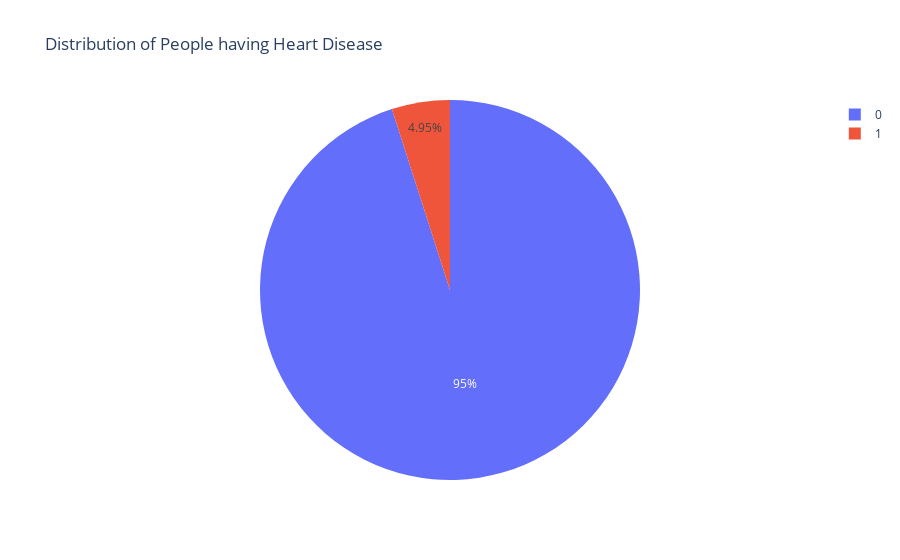

Notebook source saved alongside this figure:
### Code cell
value_viz('heart_disease','Distribution of People having Heart Disease')

### Figure 1 — Plotly figure (JSON) as saved in the notebook; plotly's stock layout.template omitted (floating-point values rounded to 4 significant figures; data arrays with more than 128 entries replaced by an {"elided": "..."} marker saying what was removed)
{"data": [{"domain": {"x": [0, 1], "y": [0, 1]}, "hovertemplate": "heart_disease=%{label}<extra></extra>", "labels": {"elided": "4909 int values"}, "legendgroup": "", "name": "", "showlegend": true, "type": "pie"}], "layout": {"legend": {"tracegroupgap": 0}, "title": {"text": "Distribution of People having Heart Disease"}}}
